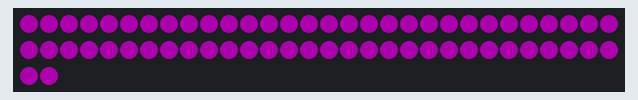
A sketch run on a simulated Arduino Uno, built with avr-gcc and run on an emulated ATmega328P. Parts: 62 RGB LEDs in strip order, left to right, continuing on the next row. Dim RGB values are drawn brighter than linear.

Above: at 1.8 s.
At 4.5 s:
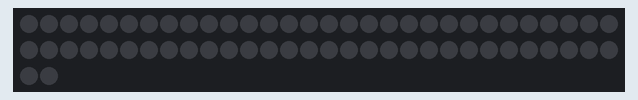

Measured:
- by itself, everything shown: repeats every 5.0 s, in 55 steps
- what the display in image 1 shows lasts 0.5 s, from 4.5 s to 5.0 s

The sketch:

neopixeltest_2.ino.ino
```cpp
#include <Adafruit_NeoPixel.h>

#define LED_PIN 3
#define LED_COUNT 62
#define MAX_BRIGHT 127
Adafruit_NeoPixel strip (LED_COUNT, LED_PIN, NEO_GRB + NEO_KHZ800);
void setup() {
  strip.begin();
  strip.show();
  strip.setBrightness(100);
}

void loop() {
  for(int i=0;i<MAX_BRIGHT;i++){
    setAll(i);
      strip.show();
      delay(10);
  }
  delay(1000);

  for(int i=MAX_BRIGHT;i>=0;i--){
      setAll(i);
      strip.show();
      delay(10);
  }
  delay(500);
}

void setAll(int i){
      for(int j=0; j<strip.numPixels(); j++){
      strip.setPixelColor(j, strip.Color(i, 0, i));
    }
}
```
